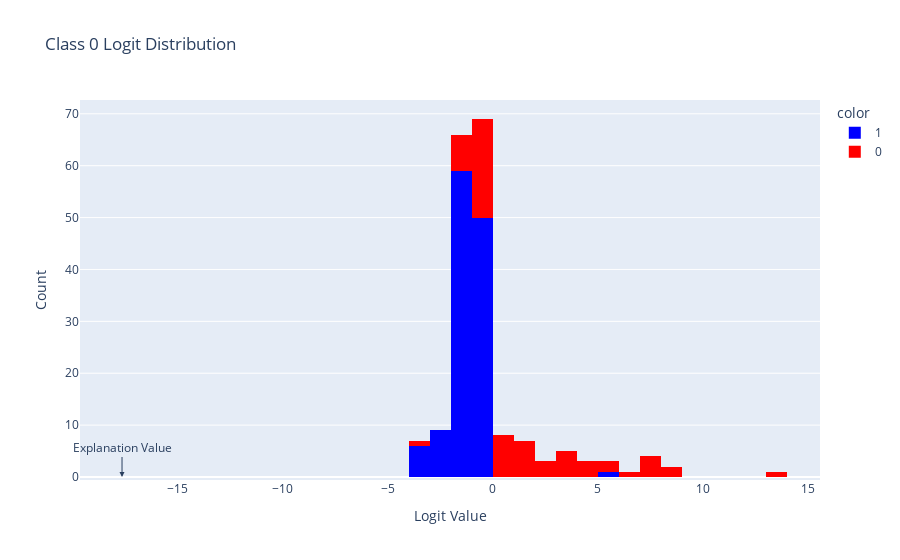
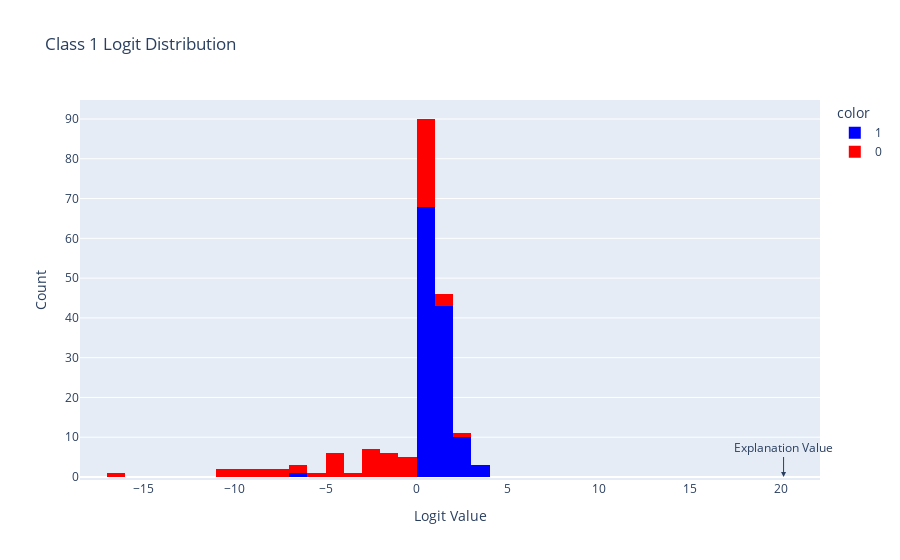

The notebook cell saved with these charts, in order:
### Code cell
all_outputs = []
max_output_value, min_output_value = None, None
max_activation_value = -float("inf")
for i, data in enumerate(dataset):
    data.x = data.x.double()
    outputs = nn(data).detach().numpy()
    if outputs[0][0] < -15: print(i)
    all_outputs.append(outputs)
    if max_output_value is None: max_output_value, min_output_value = -float("inf")*np.ones_like(outputs), float("inf")*np.ones_like(outputs)
    max_output_value = np.max(np.stack([max_output_value, outputs]),axis=0)
    min_output_value = np.min(np.stack([min_output_value, outputs]),axis=0)

    all_activations = [output for _, output in nn.get_all_layer_outputs(data)]
    max_activation_value = max(max_activation_value, max(float(torch.max(torch.abs(activation))) for activation in all_activations))
print("Max Absolute Activation Value:", max_activation_value)
print("Min Class Output Value:", min_output_value)
print("Max Class Output Value:", max_output_value)
    


all_outputs = np.concatenate(all_outputs, axis=0)
for i in range(all_outputs.shape[-1]):
    fig = px.histogram(all_outputs[:, i], title=f"Class {i} Logit Distribution", color=[int(d.y) for d in dataset], color_discrete_map={0: "Red", 1: "Blue"})

    fig.add_annotation(
        text="Explanation Value",
        x=exp_output[i],
        y=0,  # Adjust the y-coordinate as needed
        showarrow=True,
        arrowhead=2,
        ax=0,  # Adjust the text label's position relative to the point
    )

    fig.update_layout(
        xaxis_title="Logit Value",
        yaxis_title="Count",
    )

    fig.update_xaxes(
        range=[min(min(all_outputs[:, i]), exp_output[i])-2, max(max(all_outputs[:, i]), exp_output[i])+2]
    )    

    fig.show()

### Figure 1 — Plotly figure (JSON) as saved in the notebook; plotly's stock layout.template omitted (floating-point values rounded to 4 significant figures)
{"data": [{"alignmentgroup": "True", "bingroup": "x", "hovertemplate": "color=1<br>value=%{x}<br>count=%{y}<extra></extra>", "legendgroup": "1", "marker": {"color": "Blue", "pattern": {"shape": ""}}, "name": "1", "offsetgroup": "1", "orientation": "v", "showlegend": true, "type": "histogram", "x": [-1.105, -1.34, -0.5176, -1.788, -1.105, -1.107, -0.9132, -0.8313, -1.322, -0.9081, -1.067, -1.056, -0.6228, -2.32, -1.911, -2.307, -1.05, -1.119, -1.889, -0.5806, -0.4173, -1.911, -1.016, -0.8459, -2.482, -0.5407, -1.096, -0.9938, -1.352, -1.105, -1.144, -1.889, -0.8285, -1.105, -2.558, -0.4887, -0.9369, -1.039, -0.6849, -0.3071, -3.122, -0.4575, -2.208, -1.911, -0.5451, -0.4901, -1.612, -0.5656, -1.863, -1.889, -0.6847, -0.9409, -1.072, -1.891, -0.6143, -1.188, -1.34, -1.442, -0.7373, -0.2991, -1.911, -1.911, -0.8821, -1.904, -2.21, -1.352, -1.889, -1.349, -0.4715, -0.6449, -1.337, -1.037, -1.889, -0.7634, -1.352, -1.904, 5.588, -1.583, -0.7432, -1.322, -0.9831, -1.027, -0.8832, -0.4619, -1.889, -0.735, -1.657, -1.352, -3.143, -0.5422, -1.027, -0.8285, -1.612, -1.011, -0.634, -0.4286, -0.402, -1.027, -2.558, -3.259, -0.8285, -1.027, -1.585, -1.583, -1.585, -0.9369, -0.5262, -0.8285, -0.9262, -1.325, -2.448, -0.8049, -1.207, -3.06, -1.312, -3.899, -0.5349, -0.8098, -0.8832, -3.488, -2.504, -0.9869, -0.8049, -0.8097, -1.635], "xaxis": "x", "yaxis": "y"}, {"alignmentgroup": "True", "bingroup": "x", "hovertemplate": "color=0<br>value=%{x}<br>count=%{y}<extra></extra>", "legendgroup": "0", "marker": {"color": "Red", "pattern": {"shape": ""}}, "name": "0", "offsetgroup": "0", "orientation": "v", "showlegend": true, "type": "histogram", "x": [0.5176, 1.932, 1.61, -1.039, 13.57, 0.3344, 8.79, 4.066, -0.9411, -0.9641, -1.024, 5.485, -0.9329, 4.826, -0.9607, 1.206, -0.6547, -0.4286, 7.797, -0.4103, 0.6807, -0.3213, -1.062, -0.8009, -0.5826, -3.337, 2.111, -0.4553, -1.253, -0.01788, 0.8976, -0.2946, 0.6064, -0.4462, 3.061, -1.074, 1.925, 3.56, 1.808, -1.406, -0.1855, 1.285, 3.765, 3.068, 8.933, 4.928, -0.1735, -0.3959, 5.955, 7.728, 7.036, 0.6388, 3.48, 1.832, 0.9666, 2.341, 2.901, -0.6509, 7.25, -0.162, -1.29, 6.702, 0.3233], "xaxis": "x", "yaxis": "y"}], "layout": {"annotations": [{"arrowhead": 2, "ax": 0, "showarrow": true, "text": "Explanation Value", "x": -17.65, "y": 0}], "barmode": "relative", "legend": {"title": {"text": "color"}, "tracegroupgap": 0}, "title": {"text": "Class 0 Logit Distribution"}, "xaxis": {"anchor": "y", "domain": [0, 1], "range": [-19.65, 15.57], "title": {"text": "Logit Value"}}, "yaxis": {"anchor": "x", "domain": [0, 1], "title": {"text": "Count"}}}}

### Figure 2 — Plotly figure (JSON) as saved in the notebook; plotly's stock layout.template omitted (floating-point values rounded to 4 significant figures)
{"data": [{"alignmentgroup": "True", "bingroup": "x", "hovertemplate": "color=1<br>value=%{x}<br>count=%{y}<extra></extra>", "legendgroup": "1", "marker": {"color": "Blue", "pattern": {"shape": ""}}, "name": "1", "offsetgroup": "1", "orientation": "v", "showlegend": true, "type": "histogram", "x": [0.8571, 1.135, 0.4308, 2.549, 0.8571, 0.8543, 0.8897, 0.6297, 1.114, 0.6951, 0.9452, 0.9478, 0.4824, 2.203, 1.844, 2.336, 0.9259, 1.033, 1.818, 0.4987, 0.3816, 1.844, 0.7627, 0.7968, 2.086, 0.4755, 0.8508, 0.7793, 1.15, 0.8571, 1.137, 1.818, 0.6311, 0.8571, 1.895, 0.4166, 0.7152, 0.8037, 0.516, 0.6358, 2.836, 0.4107, 2.395, 1.844, 0.5024, 0.4276, 1.327, 0.4543, 1.92, 1.818, 0.5128, 0.718, 0.8301, 1.822, 0.4782, 1.203, 1.135, 1.397, 0.5386, 0.1993, 1.844, 1.844, 0.7218, 1.836, 2.397, 1.15, 1.818, 1.145, 0.4228, 0.4932, 1.5, 0.7963, 1.818, 0.7553, 1.15, 1.836, -6.979, 1.563, 0.5421, 1.114, 0.7535, 0.7892, 0.6771, 0.4113, 1.818, 0.5374, 1.527, 1.15, 2.617, 0.4428, 0.7892, 0.6311, 1.596, 0.7593, 0.4879, 0.3793, 0.3531, 0.7892, 1.895, 2.728, 0.6311, 0.7892, 1.567, 1.351, 1.567, 0.7152, 0.4625, 0.6311, 0.7121, 1.119, 3.208, 0.6075, 1.153, 2.792, 1.267, 3.35, 0.4392, 0.6145, 0.6771, 3.097, 1.502, 0.7562, 0.6075, 0.6108, 1.504], "xaxis": "x", "yaxis": "y"}, {"alignmentgroup": "True", "bingroup": "x", "hovertemplate": "color=0<br>value=%{x}<br>count=%{y}<extra></extra>", "legendgroup": "0", "marker": {"color": "Red", "pattern": {"shape": ""}}, "name": "0", "offsetgroup": "0", "orientation": "v", "showlegend": true, "type": "histogram", "x": [-0.8611, -2.58, -2.225, 0.8021, -16.48, -1.438, -10.16, -4.82, 0.7242, 0.7401, 0.7924, -6.485, 0.7123, -6.371, 0.7378, -1.831, 0.4981, 0.3793, -8.962, 0.3523, -0.7226, 0.2681, 0.8234, 0.6118, 0.4936, 2.557, -2.961, 0.4055, 1.211, 0.01472, -1.187, 0.2434, -0.7923, 0.3984, -4.34, 0.8307, -2.563, -4.311, -1.834, 1.354, 0.1841, -1.18, -4.674, -4.507, -10.31, -6.0, 0.5849, 0.3532, -7.121, -9.872, -9.88, -2.016, -4.079, -2.533, -1.274, -2.504, -3.169, 0.5214, -8.6, -0.03281, 1.237, -7.667, -0.3882], "xaxis": "x", "yaxis": "y"}], "layout": {"annotations": [{"arrowhead": 2, "ax": 0, "showarrow": true, "text": "Explanation Value", "x": 20.14, "y": 0}], "barmode": "relative", "legend": {"title": {"text": "color"}, "tracegroupgap": 0}, "title": {"text": "Class 1 Logit Distribution"}, "xaxis": {"anchor": "y", "domain": [0, 1], "range": [-18.48, 22.14], "title": {"text": "Logit Value"}}, "yaxis": {"anchor": "x", "domain": [0, 1], "title": {"text": "Count"}}}}
